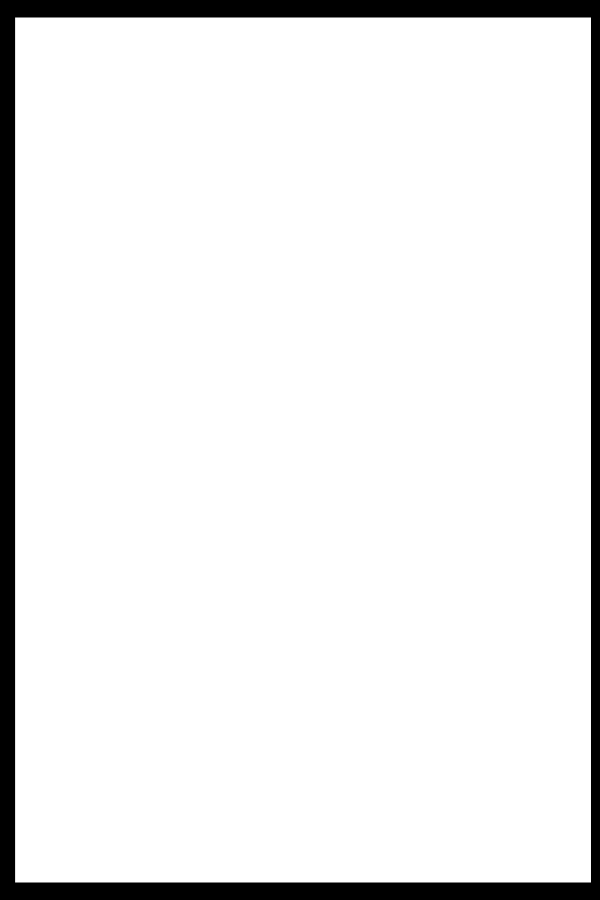
#> input picture backend/assets/overlays/borderless.png, 1200 x 1800 px (shown at 1/2 size)
$ python test_print_flow.py
#> lines starting #> are read from the running program, lines starting #| are printed output that depends on the picture
### backend/processor.py
from PIL import Image, ImageOps, ImageFilter
import logging
import os
import cv2
import numpy as np

logger = logging.getLogger(__name__)

class ImageProcessor:
    def __init__(self):
        self.strip_width = 1875
        self.strip_height = 5625
        # Define base directory relative to this file (backend/)
        self.base_dir = os.path.dirname(os.path.abspath(__file__))

        # Fallback coordinates for known types
        self.legacy_coordinates = {
            "regular": [
                (104, 105, 1667, 1141),
                (104, 1351, 1667, 1142),
                (104, 2599, 1667, 1142),
                (104, 3846, 1667, 1142)
            ],
            "vintage": [
                (89, 89, 1701, 1157),
                (99, 1351, 1701, 1142),
                (99, 2599, 1701, 1142),
                (99, 3846, 1701, 1142)
            ],
            "Christmas": [
                (104, 105, 1667, 1141),
                (104, 1351, 1667, 1142),
                (104, 2599, 1667, 1142),
                (104, 3846, 1667, 1142)
            ],
            "Pink Royale Inso": [
                (104, 105, 1667, 1141),
                (104, 1351, 1667, 1142),
                (104, 2599, 1667, 1142),
                (104, 3846, 1667, 1142)
            ],
            "Classic Insomania": [
                (104, 105, 1667, 1141),
                (104, 1351, 1667, 1142),
                (104, 2599, 1667, 1142),
                (104, 3846, 1667, 1142)
            ],
            "Techno": [
                (104, 105, 1667, 1141),
                (104, 1351, 1667, 1142),
                (104, 2599, 1667, 1142),
                (104, 3846, 1667, 1142)
            ]
        }
        # In-memory cache for detected slots to avoid re-processing every time
        self._slot_cache = {}

    # [52 lines left out: function detect_slots, not called in this run]

    def create_strip(self, photo_paths, output_path="output.jpg", filter_type="color", frame_id="regular"):
        try:
            # Create base canvas
            canvas = Image.new("RGB", (self.strip_width, self.strip_height), "white")

            detected_slots = None
            template_path = None

            # 1. Resolve Template Path
            if frame_id and frame_id != "default":
                template_filename = f"{frame_id}.png"
                # Use absolute path to ensure we find it regardless of CWD
                template_path = os.path.join(self.base_dir, "assets", "frames", filter_type, template_filename)

            # 2. Try Auto-Detection if template exists (and not explicitly hardcoded)
            if template_path and os.path.exists(template_path) and frame_id not in self.legacy_coordinates:
                detected_slots = self.detect_slots(template_path)
                if detected_slots:
                    logger.info(f"Using auto-detected slots for {frame_id}")

            # 3. Fallback to Legacy/Hardcoded if auto-detection failed or not applicable
            using_legacy = False
            if not detected_slots:
                logger.info(f"Fallback to legacy coordinates for {frame_id}")
                # Use vintage coords as default fallback for unknown IDs, or regular for standard
                fallback_key = "vintage" if frame_id in ["vintage", "drunken_monkey"] else "regular"
                detected_slots = self.legacy_coordinates.get(fallback_key, self.legacy_coordinates["regular"])
                using_legacy = True

            # 4. Process Photos
            current_slots = detected_slots

            # Determine scaling factors (Source Template -> Target Canvas)
            scale_x = 1.0
            scale_y = 1.0

            if template_path and os.path.exists(template_path) and not using_legacy:
                try:
                    with Image.open(template_path) as tmp_img:
                        src_w, src_h = tmp_img.size
                        scale_x = self.strip_width / src_w
                        scale_y = self.strip_height / src_h
                        # logger.info(f"Scaling slots by X:{scale_x:.3f}, Y:{scale_y:.3f} (Source: {src_w}x{src_h})")
                except Exception as e:
                    logger.warning(f"Could not determine scale factors: {e}")

            images = []
            TARGET_PADDING = 50 # Consistent 50px bleed on target canvas

            for i, path in enumerate(photo_paths):
                if i >= len(current_slots): break

                img = Image.open(path)
                if filter_type == "bw":
                    img = ImageOps.grayscale(img)

                # Get slot dimensions and Apply Scaling
                raw_x, raw_y, raw_w, raw_h = current_slots[i]

                # Scale FIRST
                x = int(raw_x * scale_x)
                y = int(raw_y * scale_y)
                w = int(raw_w * scale_x)
                h = int(raw_h * scale_y)

                # Apply Safe Padding derived from Target dimensions
                x = max(0, x - TARGET_PADDING)
                y = max(0, y - TARGET_PADDING)
                w += (TARGET_PADDING * 2)
                h += (TARGET_PADDING * 2)

                # Manual Fit (Resize & Crop) to ensure no stretching
                img_ratio = img.width / img.height
                target_ratio = w / h

                # logger.info(f"Photo {i}: Input {img.size} (Ratio {img_ratio:.2f}), Target {w}x{h} (Ratio {target_ratio:.2f})")

                if img_ratio > target_ratio:
                    # Image is wider than slot -> Resize by height, crop width
                    new_height = h
                    new_width = int(new_height * img_ratio)
                    img = img.resize((new_width, new_height), Image.Resampling.LANCZOS)
                    # Center Crop
                    left = (new_width - w) // 2
                    img = img.crop((left, 0, left + w, h))
                else:
                    # Image is taller/narrower than slot -> Resize by width, crop height
                    new_width = w
                    new_height = int(new_width / img_ratio)
                    img = img.resize((new_width, new_height), Image.Resampling.LANCZOS)
                    # Center Crop
                    top = (new_height - h) // 2
                    img = img.crop((0, top, w, top + h))

                # Paste at exact coordinates
                canvas.paste(img, (x, y))

            # 5. Apply template overlay
            if template_path and os.path.exists(template_path):
                overlay = Image.open(template_path).convert("RGBA")
                overlay = overlay.resize((self.strip_width, self.strip_height), Image.Resampling.NEAREST)
                canvas.paste(overlay, (0, 0), overlay)

            # 6. Global B&W Enforcement
            if filter_type == "bw":
                # Convert to grayscale and back to RGB to ensure output format remains consistent/compatible
                canvas = ImageOps.grayscale(canvas).convert("RGB")

            canvas.save(output_path, quality=95)
            logger.info(f"Photostrip saved to {output_path}")
            return output_path
        except Exception as e:
            logger.error(f"Processing failed: {e}")
            return None

    def create_4x6_layout(self, strip_path, output_path):
        """
        Creates a 4x6 inch composition (1200x1800 px) using the 'borderless.png' overlay.
        Places two copies of the strip (resized to 575x1730) into the transparent slots.
        """
        try:
            # Target Canvas: 1200x1800 px (4x6 @ 300 DPI)
            CANVAS_W = 1200
            CANVAS_H = 1800

            # Target Strip Size requested by user
            STRIP_W = 575
            STRIP_H = 1730

            # Detected Offsets from analyze_borderless.py
            # Region 0: x=31, y=35
            OFFSET_X = 31
            OFFSET_Y = 35

            # Create base canvas (White background)
            canvas = Image.new("RGB", (CANVAS_W, CANVAS_H), "white")

            # 1. Load & Resize Strip
            strip = Image.open(strip_path)
            strip_resized = strip.resize((STRIP_W, STRIP_H), Image.Resampling.LANCZOS)

            # 2. Paste Left Copy
            # (x=31, y=35)
            canvas.paste(strip_resized, (OFFSET_X, OFFSET_Y))

            # 3. Paste Right Copy
            # Placed side-by-side. Left X + Width = 31 + 575 = 606
            # (x=606, y=35)
            canvas.paste(strip_resized, (OFFSET_X + STRIP_W, OFFSET_Y))

            # 4. Apply Overlay (The Border)
            # This ensures cleanliness and covers any micro-gaps
            overlay_path = os.path.join(self.base_dir, "assets", "overlays", "borderless.png")
            if os.path.exists(overlay_path):
                overlay = Image.open(overlay_path).convert("RGBA")
                # overlay = overlay.resize((CANVAS_W, CANVAS_H)) # Should already be 1200x1800
                canvas.paste(overlay, (0, 0), overlay)
            else:
                logger.warning(f"Borderless overlay not found at {overlay_path}")

            # Save
            canvas.save(output_path, format="PNG")
            logger.info(f"4x6 Borderless Layout saved to {output_path}")
            return output_path

        except Exception as e:
            logger.error(f"Failed to create 4x6 layout: {e}")
            return None

### backend/test_print_flow.py
import os
import cv2
import numpy as np
from processor import ImageProcessor

def test_flow():
    print("Testing Backend Print Flow...")

    # Instantiate Processor
    processor = ImageProcessor()

    # 1. Create 4 Dummy "Capture" Images (1920x1080)
    print("Step 1: Simulating 4 Captures...")
    captures = []
    os.makedirs("captures", exist_ok=True)

    for i in range(4):
        # Create a blank colored image with text
        img = np.zeros((1080, 1920, 3), dtype=np.uint8)
        img[:] = (50 + i*40, 100, 200) # Distinct colors
        cv2.putText(img, f"PHOTO {i+1}", (600, 540), cv2.FONT_HERSHEY_SIMPLEX, 5, (255, 255, 255), 10)

        path = f"captures/test_capture_{i}.jpg"
        cv2.imwrite(path, img)
        captures.append(path)
#> this loop made 4 passes
#> pass 1, in test_flow, `cv2.imwrite(path, img)`:
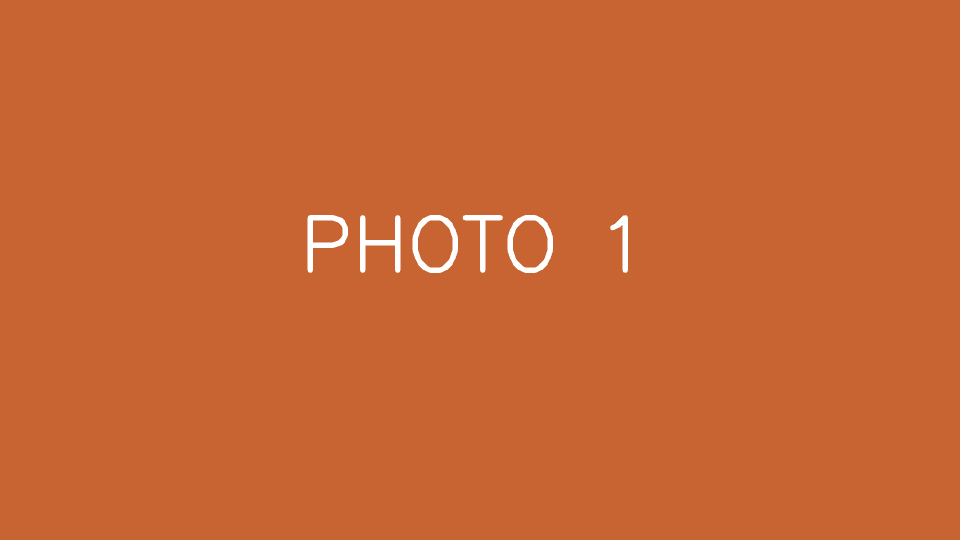
#> saved as test_capture_0.jpg: shape (1080, 1920, 3) (shown at 1/2 size); mean B, G, R 51.6, 101.2, 200.4
#> pass 2, in test_flow, `cv2.imwrite(path, img)`:
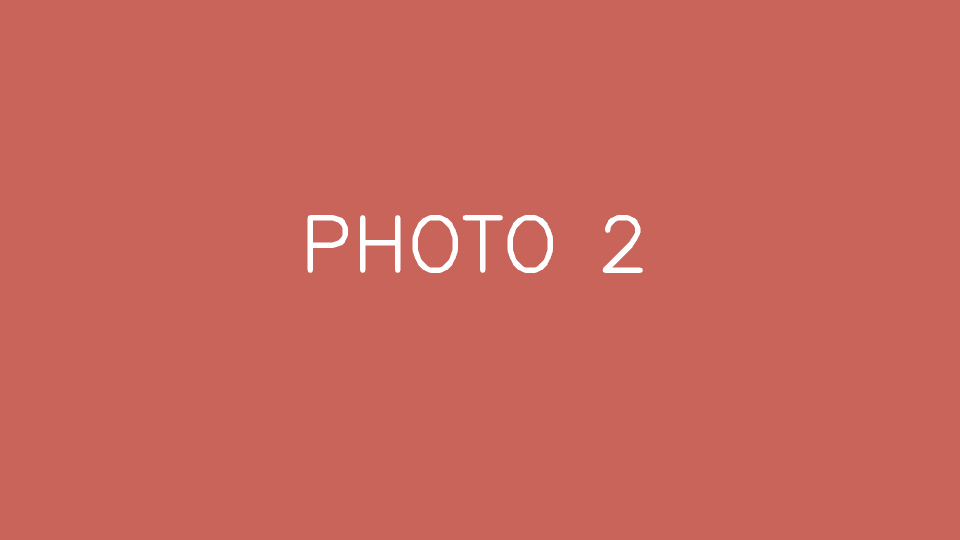
#> saved as test_capture_1.jpg: shape (1080, 1920, 3) (shown at 1/2 size); mean B, G, R 91.4, 101.3, 200.5

    # 2. Define Options
    session_id = "test_verification_session"
    frame_id = "regular" # Testing default frame

    # 3. Generate Strip
    print(f"Step 2: Generating Strip (Frame: {frame_id})...")

    try:
        # Note: processor.create_strip takes (photo_paths, output_path, filter_type, frame_id)
        # It handles the paths internally.
        output_strip_path = f"prints/{session_id}_final.jpg"
        os.makedirs("prints", exist_ok=True)

        strip_path = processor.create_strip(captures, output_strip_path, "color", frame_id)
#> in create_strip, `canvas = Image.new("RGB", (self.strip_width, self.strip_height), "whit..`: canvas: PIL image 1875x5625 RGB; every value is 255
#> in create_strip, `img = img.crop((left, 0, left + w, h))`:
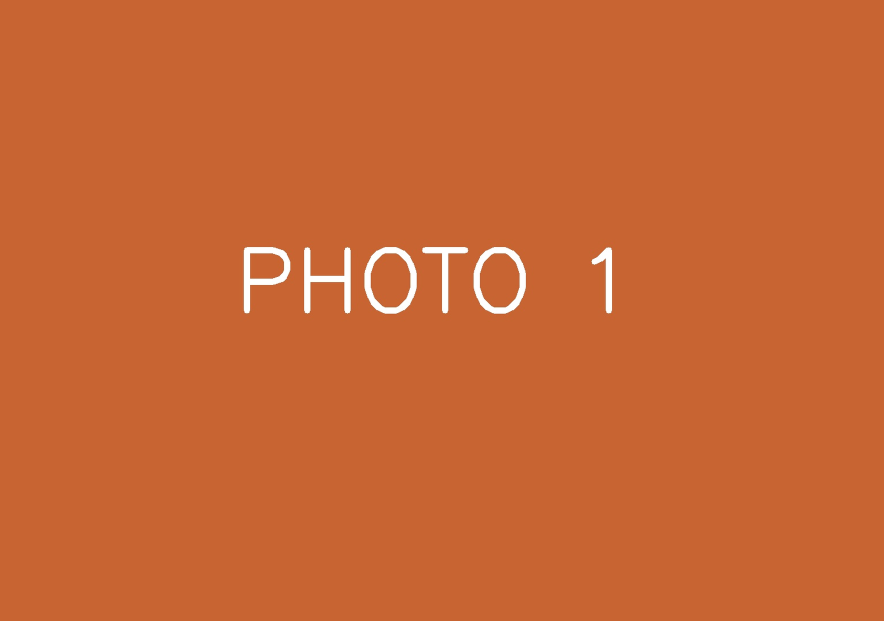
#> img: PIL image 1767x1241 RGB (shown at 1/2 size); mean R, G, B 200.5, 101.5, 52
#> in create_strip, `canvas.paste(img, (x, y))`:
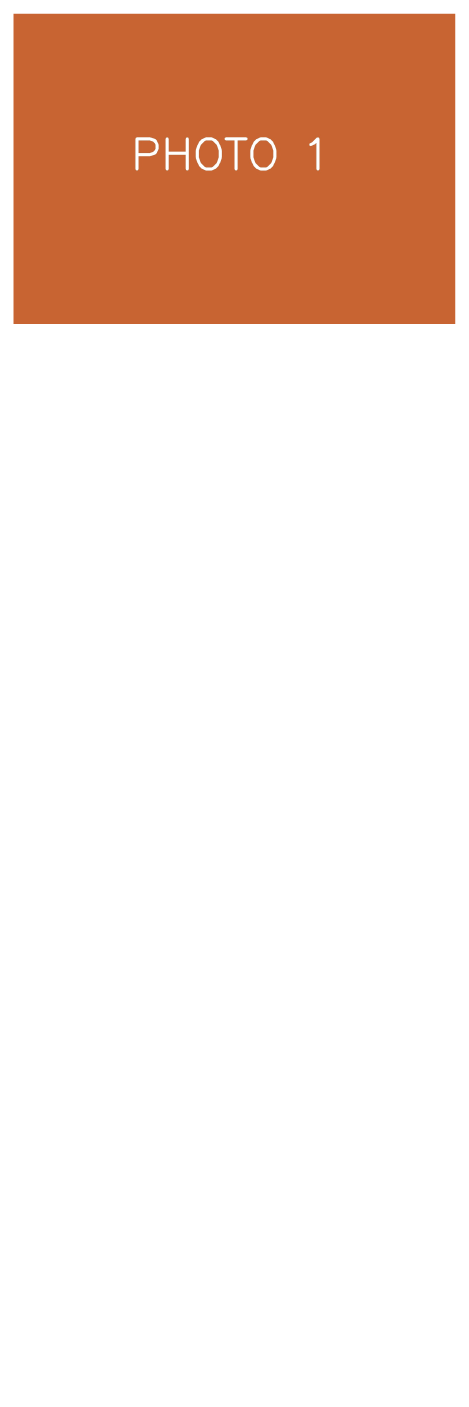
#> canvas: PIL image 1875x5625 RGB (shown at 1/4 size); mean R, G, B 243.7, 223.1, 212.8
#> in create_strip, `canvas.save(output_path, quality=95)`:
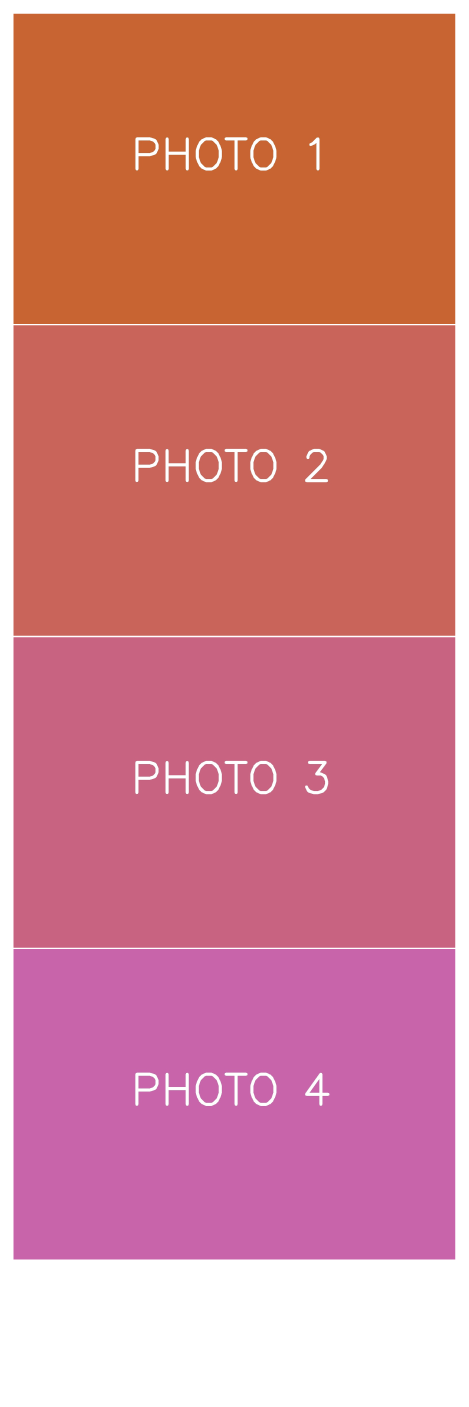
#> saved as test_verification_session_final.jpg: PIL image 1875x5625 RGB (shown at 1/4 size); mean R, G, B 209.9, 127.1, 135.4
        if not strip_path:
            raise Exception("create_strip returned None")

        print(f"  -> Strip generated: {strip_path}")

        # Verify Strip Dims
        strip_img = cv2.imread(strip_path)
        print(f"  -> Strip Dimensions: {strip_img.shape[1]}x{strip_img.shape[0]}")
#|   -> Strip Dimensions: 1875x5625

        # 4. Generate 4x6 Layout
        print("Step 3: Generating 4x6 Print Layout...")
        final_print_path = f"prints/{session_id}_print_4x6.png"

        result_path = processor.create_4x6_layout(strip_path, final_print_path)
#> in create_4x6_layout, `canvas = Image.new("RGB", (CANVAS_W, CANVAS_H), "white")`: canvas: PIL image 1200x1800 RGB; every value is 255
#> in create_4x6_layout, `canvas.paste(strip_resized, (OFFSET_X, OFFSET_Y))`:
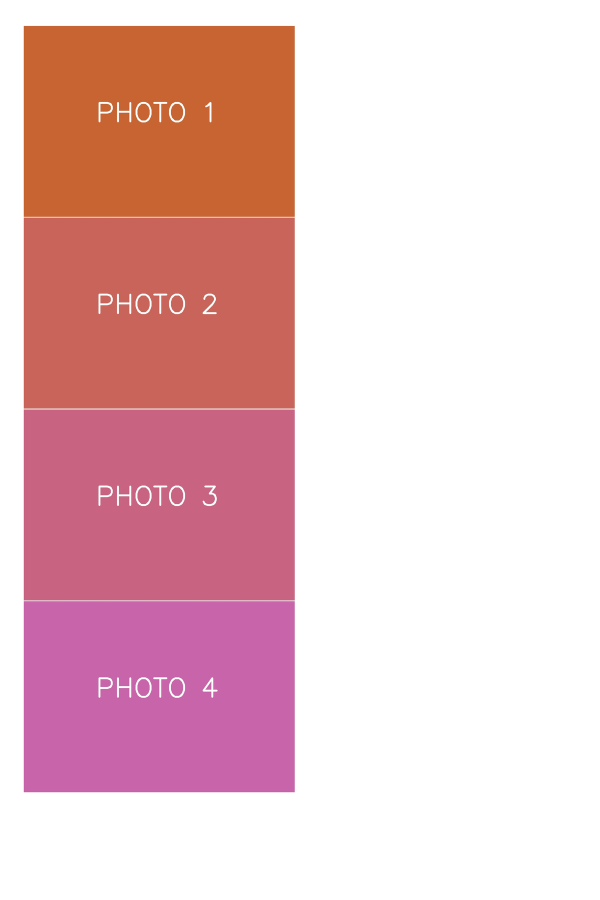
#> canvas: PIL image 1200x1800 RGB (shown at 1/2 size); mean R, G, B 234.2, 196.1, 199.9
#> in create_4x6_layout, overlay is the input picture: PIL image 1200x1800 RGBA; mean R, G, B, A 0, 0, 0, 19.8
#> in create_4x6_layout, `canvas.paste(overlay, (0, 0), overlay)`:
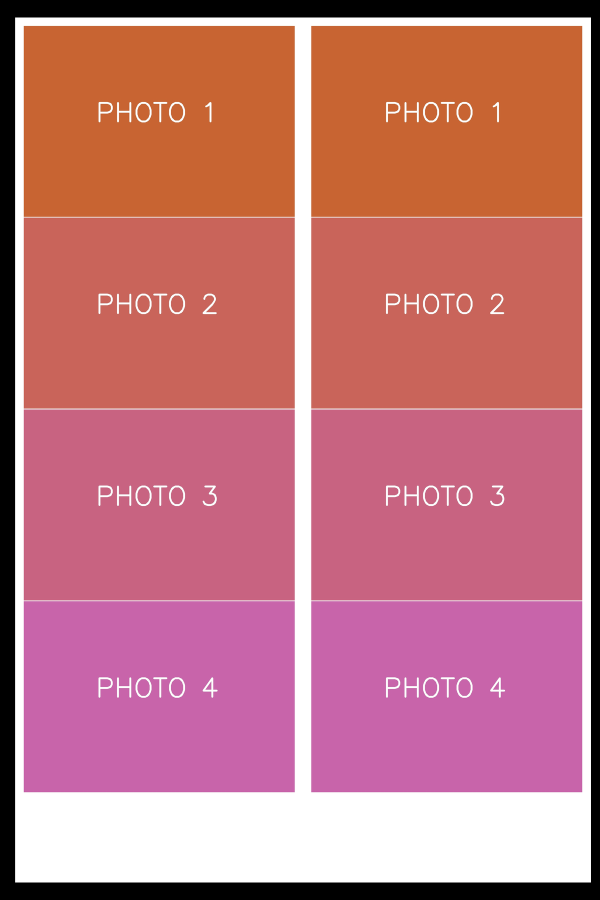
#> canvas: PIL image 1200x1800 RGB (shown at 1/2 size); mean R, G, B 193.5, 117.4, 125
        print(f"  -> Final Print: {result_path}")

        # 5. Verify Final Dimensions
        final_img = cv2.imread(result_path)
        if final_img is None:
             raise Exception("Failed to load final print image")

        h, w, _ = final_img.shape
#> h = 1800; w = 1200
        print(f"  -> FINAL DIMENSIONS: {w}x{h}")
#|   -> FINAL DIMENSIONS: 1200x1800

        if w == 1200 and h == 1800:
            print("\n✅ SUCCESS: Final Output is exactly 4x6 inches @ 300 DPI.")
            print("   The Frontend CSS changes did NOT affect the print quality.")
        else:
            print(f"\n❌ FAILURE: Output dimensions {w}x{h} are incorrect!")

    except Exception as e:
        print(f"\n❌ ERROR during processing: {e}")

if __name__ == "__main__":
    test_flow()
